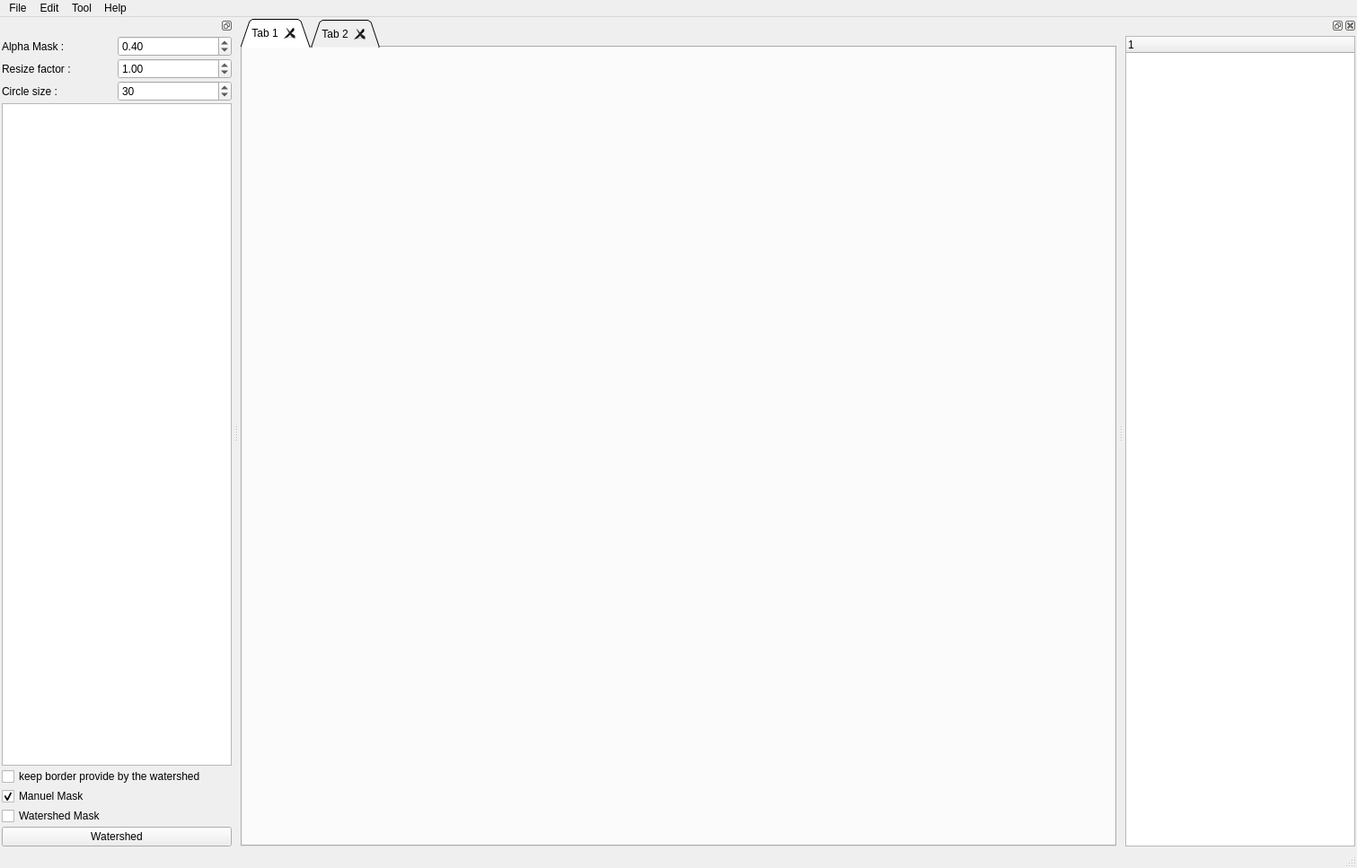
<?xml version="1.0" encoding="UTF-8"?>
<ui version="4.0">
 <class>MainWindow</class>
 <widget class="QMainWindow" name="MainWindow">
  <property name="geometry">
   <rect>
    <x>0</x>
    <y>0</y>
    <width>1511</width>
    <height>967</height>
   </rect>
  </property>
  <property name="windowTitle">
   <string>PixelAnnotationTool</string>
  </property>
  <property name="toolButtonStyle">
   <enum>Qt::ToolButtonIconOnly</enum>
  </property>
  <property name="animated">
   <bool>true</bool>
  </property>
  <property name="documentMode">
   <bool>true</bool>
  </property>
  <property name="dockNestingEnabled">
   <bool>true</bool>
  </property>
  <property name="dockOptions">
   <set>QMainWindow::AllowNestedDocks|QMainWindow::AllowTabbedDocks|QMainWindow::AnimatedDocks|QMainWindow::ForceTabbedDocks|QMainWindow::GroupedDragging|QMainWindow::VerticalTabs</set>
  </property>
  <widget class="QWidget" name="centralwidget">
   <layout class="QGridLayout" name="gridLayout_2">
    <property name="leftMargin">
     <number>2</number>
    </property>
    <property name="topMargin">
     <number>2</number>
    </property>
    <property name="rightMargin">
     <number>2</number>
    </property>
    <property name="bottomMargin">
     <number>2</number>
    </property>
    <property name="spacing">
     <number>2</number>
    </property>
    <item row="0" column="0">
     <widget class="QTabWidget" name="tabWidget">
      <property name="tabShape">
       <enum>QTabWidget::Triangular</enum>
      </property>
      <property name="currentIndex">
       <number>0</number>
      </property>
      <property name="elideMode">
       <enum>Qt::ElideLeft</enum>
      </property>
      <property name="usesScrollButtons">
       <bool>false</bool>
      </property>
      <property name="documentMode">
       <bool>false</bool>
      </property>
      <property name="tabsClosable">
       <bool>true</bool>
      </property>
      <property name="movable">
       <bool>true</bool>
      </property>
      <widget class="QWidget" name="tab">
       <attribute name="title">
        <string>Tab 1</string>
       </attribute>
      </widget>
      <widget class="QWidget" name="tab_2">
       <attribute name="title">
        <string>Tab 2</string>
       </attribute>
      </widget>
     </widget>
    </item>
   </layout>
  </widget>
  <widget class="QMenuBar" name="menubar">
   <property name="geometry">
    <rect>
     <x>0</x>
     <y>0</y>
     <width>1511</width>
     <height>21</height>
    </rect>
   </property>
   <widget class="QMenu" name="menuFile">
    <property name="title">
     <string>File</string>
    </property>
    <addaction name="actionOpenDir"/>
    <addaction name="separator"/>
    <addaction name="actionQuit"/>
   </widget>
   <widget class="QMenu" name="menuEdit">
    <property name="title">
     <string>Edit</string>
    </property>
   </widget>
   <widget class="QMenu" name="menuTool">
    <property name="title">
     <string>Tool</string>
    </property>
    <addaction name="actionOpen_config_file"/>
    <addaction name="actionSave_config_file"/>
    <addaction name="actionClear"/>
   </widget>
   <widget class="QMenu" name="menuHelp">
    <property name="title">
     <string>Help</string>
    </property>
    <addaction name="actionAbout"/>
   </widget>
   <addaction name="menuFile"/>
   <addaction name="menuEdit"/>
   <addaction name="menuTool"/>
   <addaction name="menuHelp"/>
  </widget>
  <widget class="QStatusBar" name="statusbar"/>
  <widget class="QDockWidget" name="dock_label">
   <property name="features">
    <set>QDockWidget::DockWidgetFloatable|QDockWidget::DockWidgetMovable</set>
   </property>
   <attribute name="dockWidgetArea">
    <number>1</number>
   </attribute>
   <widget class="QWidget" name="dockWidgetContents">
    <layout class="QVBoxLayout" name="verticalLayout_2">
     <property name="spacing">
      <number>2</number>
     </property>
     <property name="leftMargin">
      <number>2</number>
     </property>
     <property name="topMargin">
      <number>2</number>
     </property>
     <property name="rightMargin">
      <number>2</number>
     </property>
     <property name="bottomMargin">
      <number>2</number>
     </property>
     <item>
      <layout class="QVBoxLayout" name="verticalLayout">
       <item>
        <layout class="QHBoxLayout" name="horizontalLayout">
         <item>
          <widget class="QLabel" name="label_2">
           <property name="text">
            <string>Alpha Mask :</string>
           </property>
          </widget>
         </item>
         <item>
          <widget class="QDoubleSpinBox" name="spinbox_alpha">
           <property name="maximum">
            <double>1.000000000000000</double>
           </property>
           <property name="singleStep">
            <double>0.010000000000000</double>
           </property>
           <property name="value">
            <double>0.400000000000000</double>
           </property>
          </widget>
         </item>
        </layout>
       </item>
       <item>
        <layout class="QHBoxLayout" name="horizontalLayout_2">
         <item>
          <widget class="QLabel" name="label">
           <property name="text">
            <string>Resize factor : </string>
           </property>
          </widget>
         </item>
         <item>
          <widget class="QDoubleSpinBox" name="spinbox_scale">
           <property name="minimum">
            <double>0.500000000000000</double>
           </property>
           <property name="maximum">
            <double>8.000000000000000</double>
           </property>
           <property name="singleStep">
            <double>0.500000000000000</double>
           </property>
           <property name="value">
            <double>1.000000000000000</double>
           </property>
          </widget>
         </item>
        </layout>
       </item>
       <item>
        <layout class="QHBoxLayout" name="horizontalLayout_3">
         <item>
          <widget class="QLabel" name="label_3">
           <property name="text">
            <string>Circle size :</string>
           </property>
          </widget>
         </item>
         <item>
          <widget class="QSpinBox" name="spinbox_pen_size">
           <property name="minimum">
            <number>0</number>
           </property>
           <property name="singleStep">
            <number>5</number>
           </property>
           <property name="value">
            <number>30</number>
           </property>
          </widget>
         </item>
        </layout>
       </item>
       <item>
        <widget class="QListWidget" name="list_label"/>
       </item>
       <item>
        <widget class="QCheckBox" name="checkbox_border_ws">
         <property name="text">
          <string>keep border provide by the watershed</string>
         </property>
        </widget>
       </item>
       <item>
        <widget class="QCheckBox" name="checkbox_manuel_mask">
         <property name="text">
          <string>Manuel Mask</string>
         </property>
         <property name="checkable">
          <bool>true</bool>
         </property>
         <property name="checked">
          <bool>true</bool>
         </property>
        </widget>
       </item>
       <item>
        <widget class="QCheckBox" name="checkbox_watershed_mask">
         <property name="text">
          <string>Watershed Mask</string>
         </property>
        </widget>
       </item>
       <item>
        <widget class="QPushButton" name="button_watershed">
         <property name="text">
          <string>Watershed</string>
         </property>
        </widget>
       </item>
      </layout>
     </item>
    </layout>
   </widget>
  </widget>
  <widget class="QDockWidget" name="dockWidget_3">
   <attribute name="dockWidgetArea">
    <number>2</number>
   </attribute>
   <widget class="QWidget" name="dockWidgetContents_3">
    <layout class="QVBoxLayout" name="verticalLayout_3">
     <property name="spacing">
      <number>2</number>
     </property>
     <property name="leftMargin">
      <number>2</number>
     </property>
     <property name="topMargin">
      <number>2</number>
     </property>
     <property name="rightMargin">
      <number>2</number>
     </property>
     <property name="bottomMargin">
      <number>2</number>
     </property>
     <item>
      <widget class="QTreeWidget" name="tree_widget_img">
       <column>
        <property name="text">
         <string notr="true">1</string>
        </property>
       </column>
      </widget>
     </item>
    </layout>
   </widget>
  </widget>
  <action name="actionOpen_Image">
   <property name="text">
    <string>Open image</string>
   </property>
   <property name="shortcut">
    <string>Ctrl+O</string>
   </property>
  </action>
  <action name="actionQuit">
   <property name="text">
    <string>Quit</string>
   </property>
  </action>
  <action name="actionUndo">
   <property name="text">
    <string>Undo</string>
   </property>
  </action>
  <action name="actionRedo">
   <property name="text">
    <string>Redo</string>
   </property>
  </action>
  <action name="actionClear">
   <property name="text">
    <string>Clear mask</string>
   </property>
  </action>
  <action name="actionSave">
   <property name="text">
    <string>Save mask</string>
   </property>
   <property name="shortcut">
    <string>Ctrl+S</string>
   </property>
  </action>
  <action name="actionSave_config_file">
   <property name="text">
    <string>Save config file</string>
   </property>
  </action>
  <action name="actionOpen_config_file">
   <property name="text">
    <string>Open config file</string>
   </property>
  </action>
  <action name="actionOpenDir">
   <property name="text">
    <string>Open directory</string>
   </property>
  </action>
  <action name="actionAbout">
   <property name="text">
    <string>About</string>
   </property>
  </action>
  <action name="actionOpen_jsq">
   <property name="text">
    <string>Open JSQ</string>
   </property>
  </action>
 </widget>
 <resources/>
 <connections>
  <connection>
   <sender>actionQuit</sender>
   <signal>triggered()</signal>
   <receiver>MainWindow</receiver>
   <slot>close()</slot>
   <hints>
    <hint type="sourcelabel">
     <x>-1</x>
     <y>-1</y>
    </hint>
    <hint type="destinationlabel">
     <x>523</x>
     <y>272</y>
    </hint>
   </hints>
  </connection>
 </connections>
</ui>
